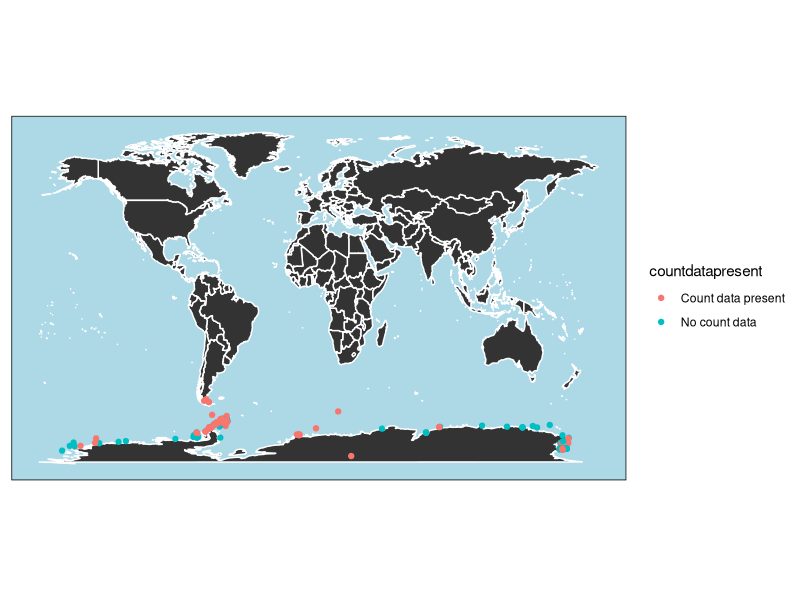
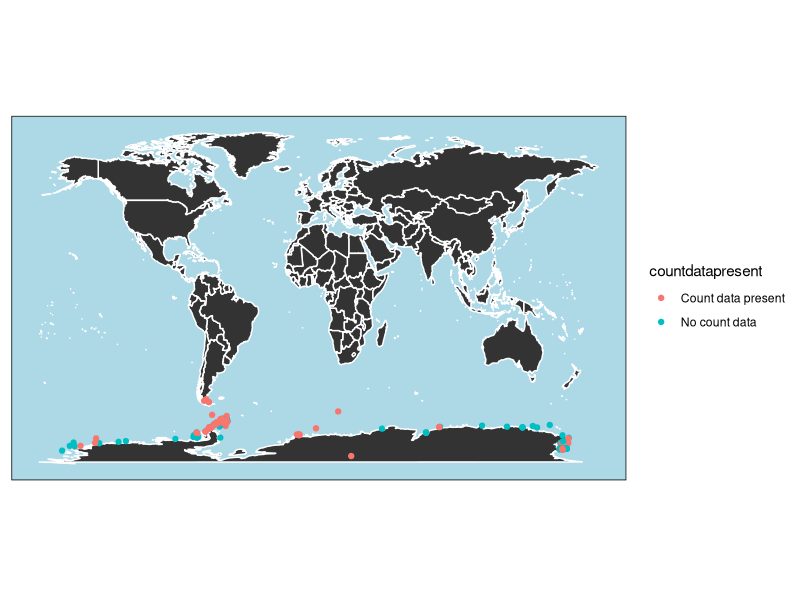

Write the R code that produced these figures, in order.
## ---- chunk 1

## ---- chunk 2
library(tidyverse)
library(ggplot2)
library(maps)
library(ggthemes)

af <- read_csv("data/penguin_distributions/Aptenodytes forsteri.csv")

# Get world map data
world_map <- map_data("world")

af$countdatapresent<- case_when (af$individualCount>0 ~ "Count data present",
              .default = "No count data")

#mostly from chagpt:
# Create a ggplot object
ggplot(world_map, aes(x = long, y = lat, group = group)) +
  geom_polygon( color = "white") + # Fill the regions and outline with white
  scale_fill_viridis_d() + # Use a viridis color scale for regions
  theme_minimal() + # Apply a minimal theme
  theme(
    panel.background = element_rect(fill = "lightblue"), # Light blue background
    panel.grid.major = element_blank(), # Remove major grid lines
    panel.grid.minor = element_blank(), # Remove minor grid lines
    axis.title = element_blank(), # Remove axis titles
    axis.text = element_blank(), # Remove axis text
    axis.ticks = element_blank() # Remove the legend
  ) +
  coord_fixed(1.3)+
  geom_point(data=af, aes(x=decimalLongitude,y=decimalLatitude,group=NA,col=countdatapresent))# Ensure the aspect ratio is correct

ggsave("output/emperorpenguindist.pdf",width=5,height=8)
